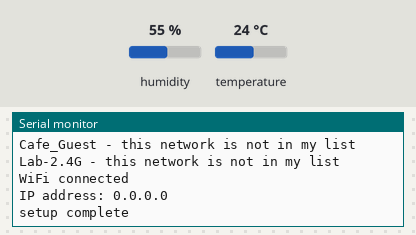
Bench run of a sketch on a simulated Arduino MKR. Shown: the last lines printed to the serial monitor. The inputs (shaded band) are chosen by the test bench; at power-on: humidity 55 %, temperature 24 °C. A WiFi scan finds three made-up networks; random numbers use the default seed unless the sketch sets one; no MQTT or app messages arrive unless stated.

Above: at 4.2 s.
4.3 s: humidity set to 22 %
At 6.0 s:
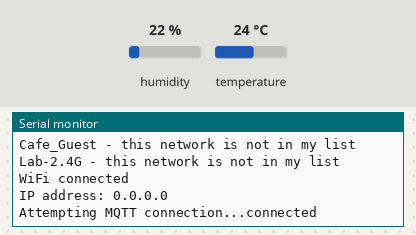
16.3 s: temperature set to 12 °C
At 17.1 s:
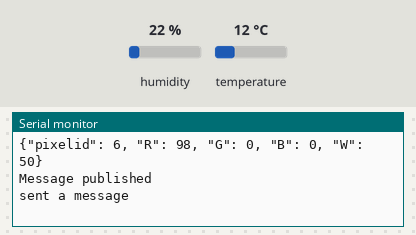
22.3 s: humidity set to 40 %
At 25.9 s:
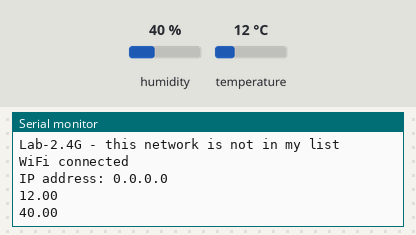
Timing chart, 0 to 27.4 s (numbered marks = the images above; inputs shaded):
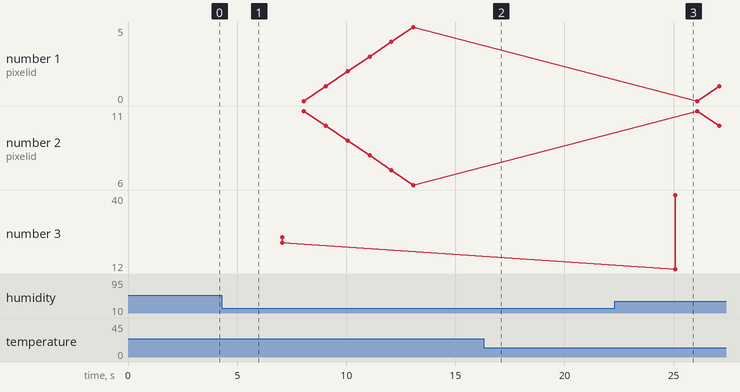

The sketch:

second_version.ino
```cpp
#include <WiFiNINA.h>
#include <PubSubClient.h>
#include <utility/wifi_drv.h>
#include "arduino_secrets.h"
#include "modifiable.h"
#include <DHT.h>

#define DHTPIN 2  //Digital Pin 2
#define DHTTYPE DHT22
DHT dht(DHTPIN, DHTTYPE);


typedef struct {
    int R;
    int G;
    int B;
    int W;
} ColorValues;

const char* ssid          = SECRET_SSID;
const char* password      = SECRET_PASS;
const char* mqtt_username = SECRET_MQTTUSER;
const char* mqtt_password = SECRET_MQTTPASS;
const char* mqtt_server = "mqtt.cetools.org";
const int mqtt_port = 1884;
int status = WL_IDLE_STATUS;

WiFiServer server(80);
WiFiClient wificlient;

WiFiClient mkrClient;
PubSubClient client(mkrClient);

char mqtt_topic[] = MQTT_TOPIC;

void setup(){
    Serial.begin(115200);
    delay(1000);
    WiFi.setHostname(HOST_NAME);
    startWifi();
    client.setServer(mqtt_server, mqtt_port);
    Serial.println("setup complete");
    dht.begin();

}

void loop() {
    if (!client.connected()) {
        reconnectMQTT();
    }

    if (WiFi.status() != WL_CONNECTED){
        startWifi();
    }

    client.loop();

    //get temperature & humidity
    float temperature = dht.readTemperature(false);

    float humidity = dht.readHumidity(false);

    Serial.println(temperature);
    Serial.println(humidity);

    sendmqtt(temperature, humidity);

    Serial.println("sent a message");
    delay(10000);
}

void startWifi(){
    if (WiFi.status() == WL_NO_MODULE) {
        Serial.println("Communication with WiFi module failed!");
        while (true);
    }
    String fv = WiFi.firmwareVersion();
    if (fv < WIFI_FIRMWARE_LATEST_VERSION) {
        Serial.println("Please upgrade the firmware");
    }

    int n = WiFi.scanNetworks();
    Serial.println("Scan done");
    if (n == 0) {
        Serial.println("no networks found");
    } else {
        Serial.print(n);
        Serial.println(" networks found");
        Serial.print("Trying to connect to: ");
        Serial.println(ssid);
        for (int i = 0; i < n; ++i){
            String availablessid = WiFi.SSID(i);
            if (availablessid.equals(ssid)) {
                Serial.print("Connecting to ");
                Serial.println(ssid);
                WiFi.begin(ssid, password);
                while (WiFi.status() != WL_CONNECTED) {
                    delay(600);
                    Serial.print(".");
                }
                if (WiFi.status() == WL_CONNECTED) {
                    Serial.println("Connected to " + String(ssid));
                    break;
                } else {
                    Serial.println("Failed to connect to " + String(ssid));
                }
            } else {
                Serial.print(availablessid);
                Serial.println(" - this network is not in my list");
            }

        }
    }


    Serial.println("");
    Serial.println("WiFi connected");
    Serial.print("IP address: ");
    Serial.println(WiFi.localIP());

}

void reconnectMQTT() {
    if (WiFi.status() != WL_CONNECTED){
        startWifi();
    }

    while (!client.connected()) {
        Serial.print("Attempting MQTT connection...");
        String clientId = "LuminaSelector";
        clientId += String(random(0xffff), HEX);

        if (client.connect(clientId.c_str(), mqtt_username, mqtt_password)) {
            Serial.println("connected");
        } else {
            Serial.print("failed, rc=");
            Serial.print(client.state());
            Serial.println(" try again in 5 seconds");

            delay(5000);
        }
    }
}

void callback(char* topic, byte* payload, int length) {
    Serial.print("Message arrived [");
    Serial.print(topic);
    Serial.print("]: ");
    for (int i = 0; i < length; i++) {
        Serial.print((char)payload[i]);
    }
    Serial.println();
}

//The readings of temperature and humidity are used to determine the RGBW of the light
ColorValues decide_message(float temperature, float humidity){
    ColorValues cv;
    //Calculate the value of RGBW, the calculation method can be replaced and changed, TEMPERATURE_SCALER, HUMIDITY_SCALER, RED, GREEN, WHITE are defined in midifiable.h, the number can be changed
    cv.R = (int)((temperature * TEMPERATURE_SCALER + humidity * HUMIDITY_SCALER) * RED);
    cv.G = (int)((temperature * TEMPERATURE_SCALER + humidity * HUMIDITY_SCALER) * GREEN);
    cv.B = (int)((temperature * TEMPERATURE_SCALER + humidity * HUMIDITY_SCALER) * BLUE);
    cv.W = (int)((temperature * TEMPERATURE_SCALER + humidity * HUMIDITY_SCALER) * WHITE);

    //Make sure the value of RGBW does not exceed the upper limit of 255
    if (cv.R > 255) cv.R = 255;
    if (cv.G > 255) cv.G = 255;
    if (cv.B > 255) cv.B = 255;
    if (cv.W > 255) cv.W = 255;

    return cv;
}


void sendmqtt(float temperature, float humidity){
    char mqtt_message_1[100];
    char mqtt_message_2[100];

    //get RGBW value
    ColorValues cv = decide_message(temperature, humidity);

    //Try to change only the RGB single channel color to make the color change obvious
    int R = 0, G = 0, B = 0, W = 50;
    if (temperature > 20) {
        R = cv.R;
    } else if (temperature < 20) {
        B = cv.B;
    } else {
        G = cv.G;
    }

    //send message and change colour of pixel
    for (int i = ID_START; i <= ID_END/2; i++) {
        sprintf(mqtt_message_1, "{\"pixelid\": %d, \"R\": %d, \"G\": %d, \"B\": %d, \"W\": %d}, ", i, R, G, B, W);
        sprintf(mqtt_message_2, "{\"pixelid\": %d, \"R\": %d, \"G\": %d, \"B\": %d, \"W\": %d}", ID_END-i , R, G, B, W);

        delay(1000);

        Serial.println(mqtt_topic);
        Serial.println(mqtt_message_1);
        Serial.println(mqtt_message_2);

        if (client.publish(mqtt_topic, mqtt_message_1) && client.publish(mqtt_topic, mqtt_message_2)) {
            Serial.println("Message published");
        } else {
            Serial.println("Failed to publish message");
        }
    }

//    if(temperature > 20){
//      for (int i = ID_START; i <= ID_END; i++) {
//        sprintf(mqtt_message, "{\"pixelid\": %d, \"R\": %d, \"G\": %d, \"B\": %d, \"W\": %d}", i, cv.R, 0, 0, 50);
//        delay(1000);
//
//        Serial.println(mqtt_topic);
//        Serial.println(mqtt_message);
//
//        if (client.publish(mqtt_topic, mqtt_message)) {
//            Serial.println("Message published");
//        } else {
//            Serial.println("Failed to publish message");
//        }
//      }
//  }else if (temperature < 20){
//      for (int i = ID_START; i <= ID_END; i++) {
//        sprintf(mqtt_message, "{\"pixelid\": %d, \"R\": %d, \"G\": %d, \"B\": %d, \"W\": %d}", i, 0, 0, cv.B, 50);
//        delay(1000);
//
//        Serial.println(mqtt_topic);
//        Serial.println(mqtt_message);
//
//        if (client.publish(mqtt_topic, mqtt_message)) {
//            Serial.println("Message published");
//        } else {
//            Serial.println("Failed to publish message");
//        }
//      }
//
//    }else {
//       for (int i = ID_START; i <= ID_END; i++) {
//        sprintf(mqtt_message, "{\"pixelid\": %d, \"R\": %d, \"G\": %d, \"B\": %d, \"W\": %d}", i, 0, cv.G, 0, 50);
//        delay(1000);
//
//        Serial.println(mqtt_topic);
//        Serial.println(mqtt_message);
//
//        if (client.publish(mqtt_topic, mqtt_message)) {
//            Serial.println("Message published");
//        } else {
//            Serial.println("Failed to publish message");
//        }
//
//    }
//
//    }
  }


//     for (int i = ID_START; i <= ID_END; i++) {
//         sprintf(mqtt_message, "{\"pixelid\": %d, \"R\": %d, \"G\": %d, \"B\": %d, \"W\": %d}", i, cv.R, cv.G, cv.B, 50);
//         delay(1000);

//         Serial.println(mqtt_topic);
//         Serial.println(mqtt_message);

//         if (client.publish(mqtt_topic, mqtt_message)) {
//             Serial.println("Message published");
//         } else {
//             Serial.println("Failed to publish message");
//         }
//     }
// }
```

arduino_secrets.h
```cpp
#define SECRET_SSID "CE-Hub-Student"
#define SECRET_PASS "casa-ce-gagarin-public-service"
#define SECRET_MQTTUSER "student"
#define SECRET_MQTTPASS "ce2021-mqtt-forget-whale"
```

modifiable.h
```cpp
#define MQTT_TOPIC "student/CASA0014/light/33/pixel/"
#define HOST_NAME "Lumina ucfnfen"
#define TEMPERATURE_SCALER 5
#define HUMIDITY_SCALER 2
#define RED 0.6
#define GREEN 0.43
#define BLUE 0.5
#define WHITE 0.3
#define ID_START 0
#define ID_END 11
```

Measured:
- after the input at 22.3 s, the serial monitor: prints a new line after 2.8 s (image 3)
- plotted number 3: 22 → 40 after the input at 22.3 s
